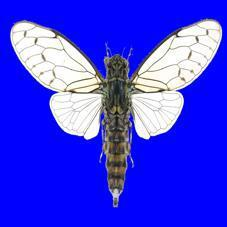
#> input picture Datasets/Wang 9 classes_Augmented/Auchenorrhyncha/Auchenorrhyncha102.jpg, 227 x 227 px; its folder holds only this picture in this run
$ python pycode.py
#> lines starting #> are read from the running program, lines starting #| are printed output that depends on the picture; after the words box and inside, x2 and y2 are one past the last pixel; in counts of white or black regions, pixels touching at a corner belong together
#> further down, insect is the input picture: shape (227, 227, 3); mean B, G, R 231.9, 61.3, 61.5
# -*- coding: utf-8 -*-
"""
Created on Mon Dec 10 12:50:57 2018

@author: Administrator
"""

# -*- coding: utf-8 -*-
"""
Created on Thu Nov 22 15:05:24 2018

@author: Administrator
"""

import cv2
import os
import numpy as np
from matplotlib import pyplot as plt
import glob

green=(0,255,0)
red=(255,0,0)
blue=(0,0,255)


def find_biggest_contour(image):
    image=image.copy()

    contours , hierarchy=cv2.findContours(image,cv2.RETR_LIST,cv2.CHAIN_APPROX_SIMPLE)
    contour_sizes=[(cv2.contourArea(contour),contour) for contour in contours]
    biggest_contour=max(contour_sizes,key=lambda x:x[0])[1]
    mask=np.zeros(image.shape,np.uint8)
    cv2.drawContours(mask,[biggest_contour],-1,(0,255,0),-1)
    return biggest_contour,mask

def overlay_mask(mask,image):
	rgb_mask=cv2.cvtColor(mask,cv2.COLOR_GRAY2RGB)
	img=cv2.addWeighted(rgb_mask,0.5,image,0.5,0)
	return img

def rectangle_contour(image, cnt):
    image_with_rectangle = image.copy()

    x, y, w, h = cv2.boundingRect(cnt)

    img = cv2.rectangle(image_with_rectangle, (x, y), (x + w, y + h), (0, 255, 0), 4)

    return img

# [7 lines left out: function rot_rectangle_contour, not called in this run]

def show(image):

	plt.figure(figsize=(10,10))
	plt.imshow(image,interpolation='nearest')

def draw_redshade(image):

	#PRE PROCESSING OF IMAGE

	image=cv2.cvtColor(image,cv2.COLOR_BGR2RGB)

	maxsize=max(image.shape)
#> maxsize = 227

	scale=1000/maxsize
#> scale = 4.41

	image=cv2.resize(image,None,fx=scale,fy=scale)
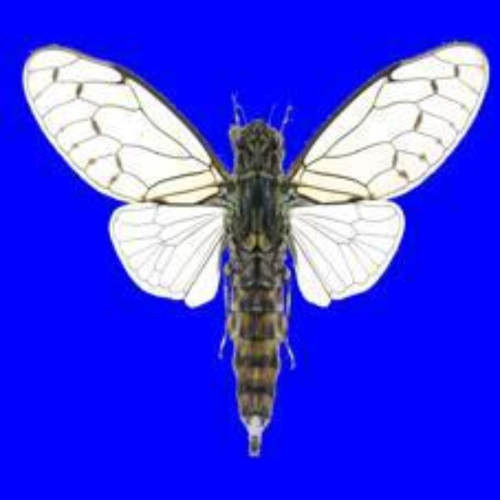
#> image: shape (1000, 1000, 3) (shown at 1/2 size); mean R, G, B 61.4, 61.2, 231.8

	image_blur=cv2.GaussianBlur(image,(7,7),0)

	image_blur_hsv=cv2.cvtColor(image_blur,cv2.COLOR_RGB2HSV)
#> image_blur_hsv: shape (1000, 1000, 3); mean H, S, V 98.5, 182.8, 234.5

	min_color=np.array([100,0,80])
	max_color=np.array([255,10,255])

	mask1=cv2.inRange(image_blur_hsv,min_color,max_color)
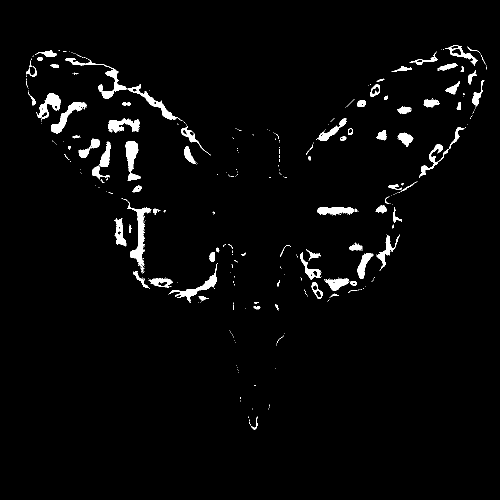
#> mask1: shape (1000, 1000) (shown at 1/2 size); 2.7% white; 325 white regions (245 under 20 px), largest, box (x1, y1, x2, y2) and area: (247, 398, 303, 532) 1697, (130, 116, 255, 198) 1365, (251, 282, 281, 362) 1235

	min_color2=np.array([100,170,80])
	max_color2=np.array([255,190,255])

	mask2=cv2.inRange(image_blur_hsv,min_color2,max_color2)
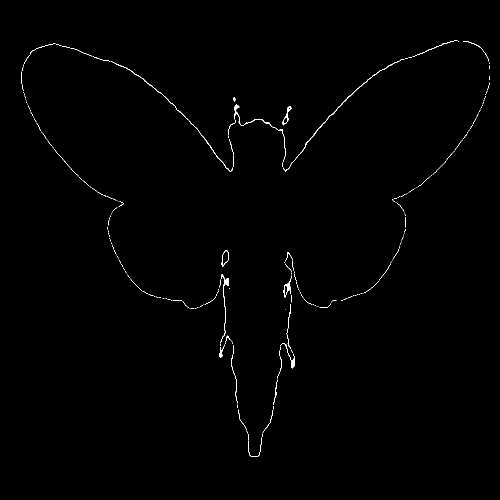
#> mask2: shape (1000, 1000) (shown at 1/2 size); 0.48% white in thin lines or dots, all inside (x1, y1, x2, y2) = (43, 81, 980, 914)

	mask=mask1+mask2
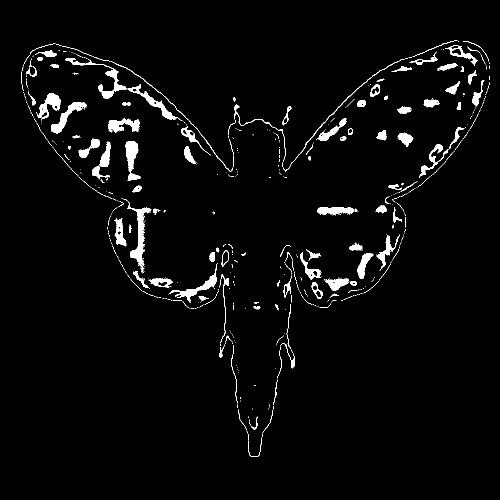
#> mask: shape (1000, 1000) (shown at 1/2 size); 3.2% white; 548 white regions (425 under 20 px), largest, box (x1, y1, x2, y2) and area: (247, 398, 303, 532) 1697, (130, 116, 255, 198) 1365, (251, 282, 281, 362) 1235

	kernel=cv2.getStructuringElement(cv2.MORPH_ELLIPSE,(15,15))

	mask_closed=cv2.morphologyEx(mask,cv2.MORPH_CLOSE,kernel)
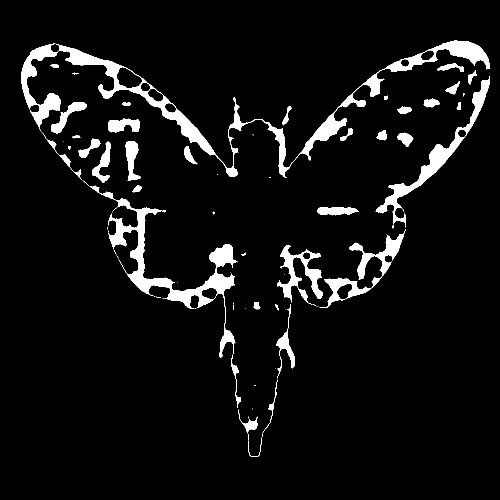
#> mask_closed: shape (1000, 1000) (shown at 1/2 size); 6.3% white; 77 white regions (38 under 20 px), largest, box (x1, y1, x2, y2) and area: (43, 81, 980, 356) 22533, (179, 371, 476, 715) 12120, (751, 152, 980, 455) 6570
	mask_cleaned=cv2.morphologyEx(mask_closed,cv2.MORPH_OPEN,kernel)
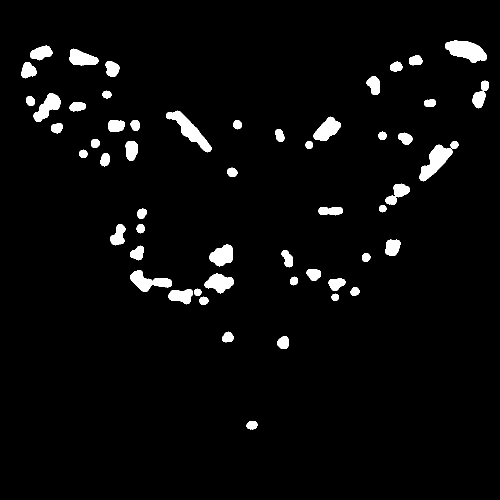
#> mask_cleaned: shape (1000, 1000) (shown at 1/2 size); 3.6% white; 56 white regions

	big_contour,mask_fruit=find_biggest_contour(mask_cleaned)
#> in find_biggest_contour, `contours , hierarchy=cv2.findContours(image,cv2.RETR_LIST,cv2.CHAIN_AP..`: contours = 58 contours, 2 with area under 20; largest, box (x1, y1, x2, y2) and area: (890, 81, 974, 126) 2250, (332, 221, 423, 305) 2212, (839, 289, 905, 363) 2086, (260, 540, 344, 584) 1638, (627, 233, 682, 282) 1464
#> in find_biggest_contour, `contour_sizes=[(cv2.contourArea(contour),contour) for contour in conto..`: contour_sizes = 58 items
#> in find_biggest_contour, `biggest_contour=max(contour_sizes,key=lambda x:x[0])[1]`: biggest_contour = contour of 96 points, box (x1, y1, x2, y2) (890, 81, 974, 126), area 2250
#> in find_biggest_contour, `cv2.drawContours(mask,[biggest_contour],-1,(0,255,0),-1)`: mask: shape (1000, 1000); every value is 0
#> big_contour has the same summary as biggest_contour in find_biggest_contour

	overlay=overlay_mask(mask_cleaned,image)
#> in overlay_mask, `rgb_mask=cv2.cvtColor(mask,cv2.COLOR_GRAY2RGB)`: rgb_mask: shape (1000, 1000, 3); 3.6% white; 56 white regions, largest, box (x1, y1, x2, y2) and area: (890, 81, 974, 126) 2345, (332, 221, 423, 305) 2325, (839, 289, 905, 363) 2180
#> in overlay_mask, `img=cv2.addWeighted(rgb_mask,0.5,image,0.5,0)`:
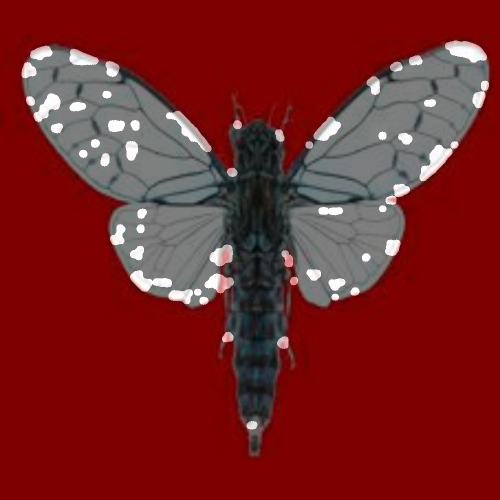
#> img: shape (1000, 1000, 3) (shown at 1/2 size); mean B, G, R 35.3, 35.2, 120.5

	circled=rectangle_contour(overlay,big_contour)
#> in rectangle_contour, `x, y, w, h = cv2.boundingRect(cnt)`: x = 890; y = 81; w = 84; h = 45

	show(circled)

	bgr=cv2.cvtColor(circled,cv2.COLOR_RGB2BGR)

	return bgr


# [41 lines left out: function draw_greenshade, not called in this run]


#input image
from glob import glob

#img_mask = 'C:/Users/Administrator/Desktop/Detection/Rice/Input/3 Anomala dimidiata Hope/*.jpg'
img_mask = r"Datasets\Wang 9 classes_Augmented\Auchenorrhyncha\*.jpg"

img_names = glob(img_mask)
# [4 lines of commented-out code are left out]
i=1
for file in img_names:
    insect = cv2.imread(file)
    result_insect= draw_redshade(insect)
    #cv2.imwrite('C:/Users/Administrator/Desktop/Detection/Rice/Output/new/New_{:>01}.jpg'.format(i),result_insect)
    if not os.path.exists('new'):
        os.mkdir('new')
    cv2.imwrite(r'new\New_{:>01}.jpg'.format(i),result_insect)
    i=i+1

$ run again, on Datasets/Wang 9 classes_Augmented/Auchenorrhyncha/Auchenorrhyncha161.jpg
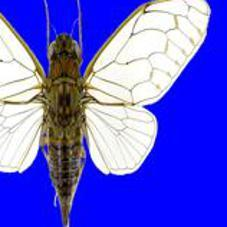
#> input picture Datasets/Wang 9 classes_Augmented/Auchenorrhyncha/Auchenorrhyncha161.jpg, 227 x 227 px
#> insect is the input picture: shape (227, 227, 3); mean B, G, R 213.6, 95.6, 97.7
#> image_blur_hsv: shape (1000, 1000, 3); mean H, S, V 82.7, 151.6, 222.7
#> in draw_redshade, `mask1=cv2.inRange(image_blur_hsv,min_color,max_color)`:
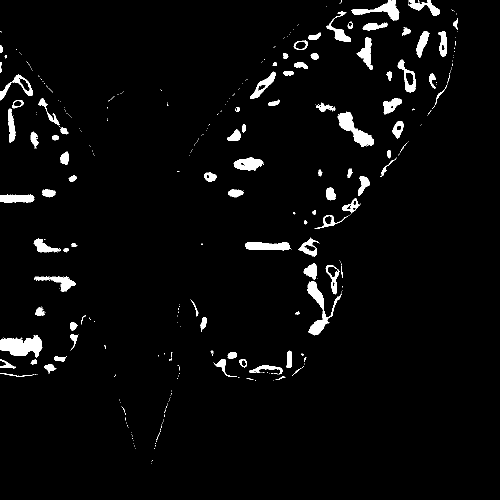
#> mask1: shape (1000, 1000) (shown at 1/2 size); 3.4% white; 348 white regions (258 under 20 px), largest, box (x1, y1, x2, y2) and area: (0, 670, 85, 716) 2422, (615, 562, 683, 671) 1889, (675, 223, 748, 294) 1841
#> mask2: shape (1000, 1000); 0.59% white in thin lines or dots
#> mask_closed: shape (1000, 1000); 6.6% white; 79 white regions (16 under 20 px), largest, box (x1, y1, x2, y2) and area: (596, 0, 931, 671) 12305, (0, 0, 663, 344) 10055, (0, 631, 210, 765) 4386
#> mask_cleaned: shape (1000, 1000); 3.3% white; 54 white regions
#> contours = 54 contours; largest, box (x1, y1, x2, y2) and area: (0, 671, 84, 712) 2444, (356, 606, 396, 673) 1681, (687, 402, 727, 447) 1066, (468, 315, 525, 341) 998, (518, 731, 570, 769) 922
#> contour_sizes = 54 items
#> biggest_contour = contour of 90 points, box (x1, y1, x2, y2) (0, 671, 84, 712), area 2444
#> big_contour has the same summary as biggest_contour in find_biggest_contour
#> rgb_mask: shape (1000, 1000, 3); 3.3% white; 54 white regions, largest, box (x1, y1, x2, y2) and area: (0, 671, 84, 712) 2548, (356, 606, 396, 673) 1767, (687, 402, 727, 447) 1123
#> in overlay_mask, `img=cv2.addWeighted(rgb_mask,0.5,image,0.5,0)`:
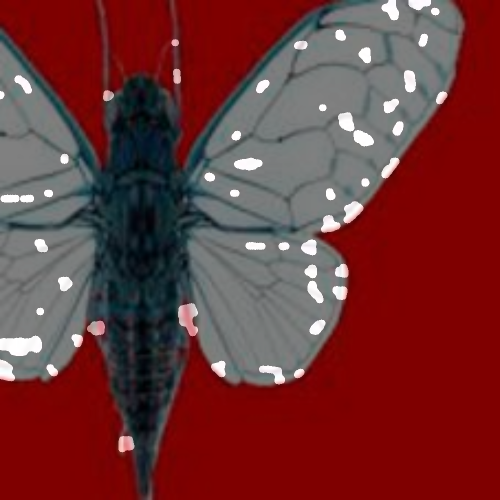
#> img: shape (1000, 1000, 3) (shown at 1/2 size); mean B, G, R 52.9, 51.9, 110.9
#> x = 0; y = 671; w = 84; h = 41
